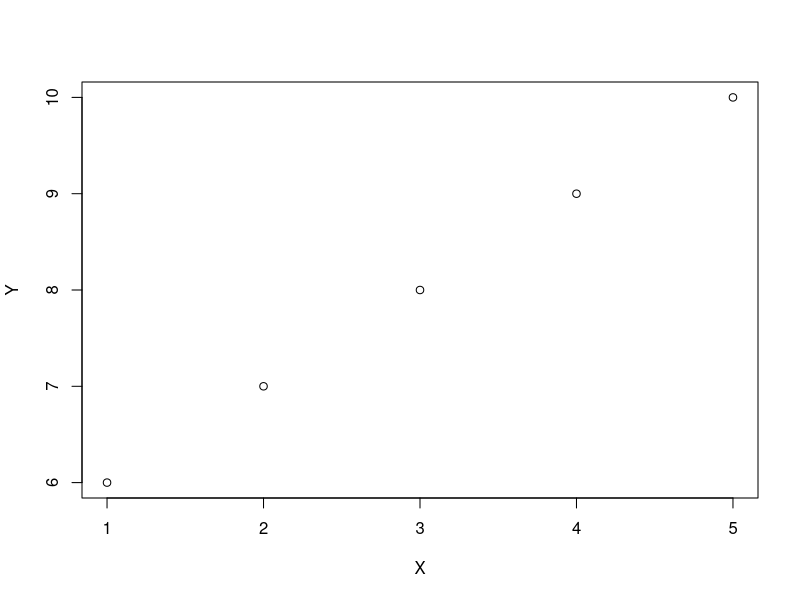

Write R code to recreate this figure.


#Intro

print("Welcome to the Course Batch -4 of Analytics Edge")
print("Hello")
X = 1:5
Y = 6:10
plot(X,Y)








